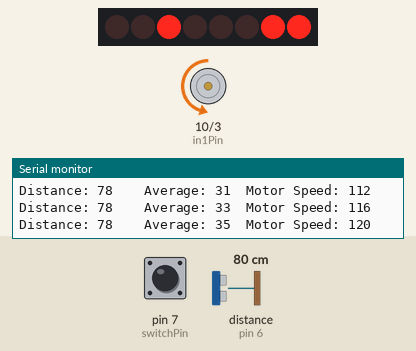
Simulated run of this sketch. Board: Arduino Uno, built with avr-gcc and run on an emulated ATmega328P. Shown: 8 shift-register outputs drawn as a row of LEDs (first output left, lit = HIGH), motor-driver pin pairs drawn as motors (green arrow = first pin HIGH = forward, orange = second pin HIGH = backward, longer = more drive, scaled by the enable pin), the last lines printed to the serial monitor. Wiring (inferred from the names in the program): ultrasonic range finder: trigger pin 5; echo pin 6; shift register (74HC595): data pin 12; shift clock pin 11; latch pin 13. Wiring (inferred from the signals the program sends): row of LEDs: on Q0, Q1, Q2, Q3, Q4, Q5, Q6, Q7. The inputs (shaded band) are chosen by the test bench; at power-on: distance to the obstacle (sensor on pin 6) 80 cm, pin 7 (switchPin) HIGH. The echo pulse lasts 58.3 µs per cm.

Above: at 1.2 s.
1.3 s: distance to the obstacle (sensor on pin 6) set to 2 cm
At 3.93 s:
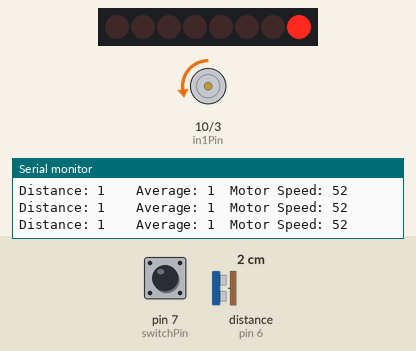
4.1 s: distance to the obstacle (sensor on pin 6) set to 60 cm
At 4.9 s:
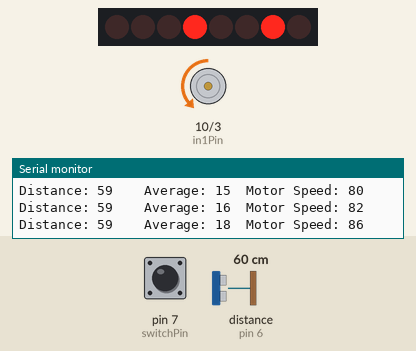
6.0 s: distance to the obstacle (sensor on pin 6) set to 35 cm
At 6.98 s:
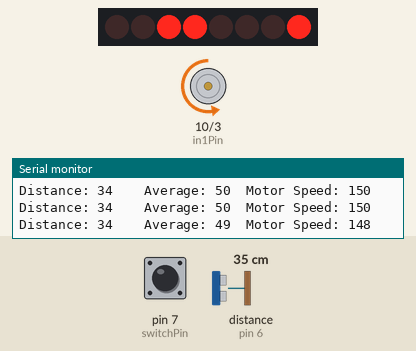
7.7 s: distance to the obstacle (sensor on pin 6) set to 120 cm
At 8.6 s:
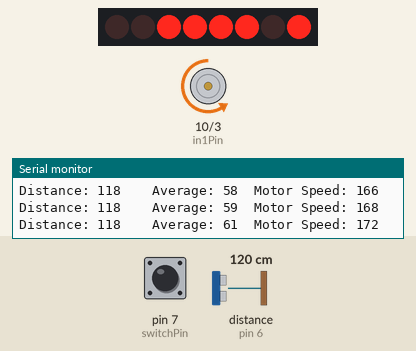
9.9 s: distance to the obstacle (sensor on pin 6) set to 4 cm
At 10.12 s:
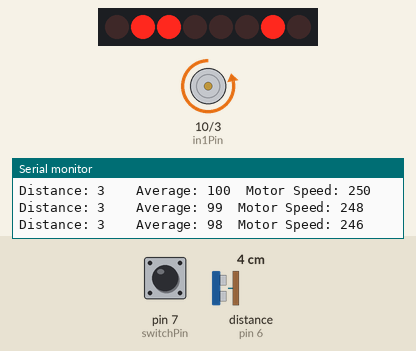
11.8 s: pin 7 (switchPin) pulled LOW for 0.15 s
Timing chart, 0 to 14.5 s (numbered marks = the images above; inputs shaded):
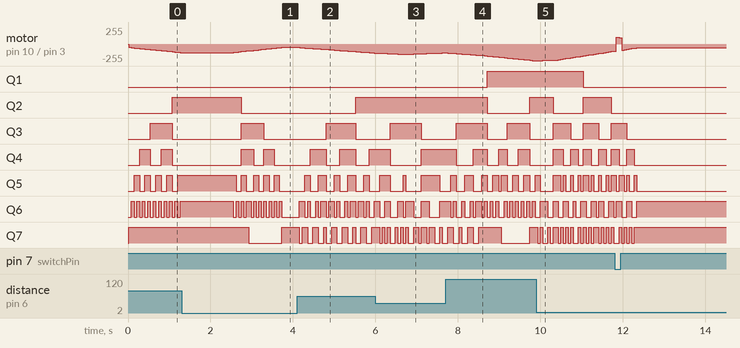

Measured:
- after the input at 4.1 s, motor on pin 10 (in1Pin) / pin 3 (in2Pin): moves from backward 52/255 to backward 136/255 over 1.8 s, starting after 0.06 s; Q2: LOW → HIGH after 1.4 s

The sketch:

MotorinReverse_Ultrasonic.ino
```cpp
int enablePin = 9;
int in1Pin = 10;
int in2Pin = 3;
int switchPin = 7;
const int trigPin = 5;
const int echoPin = 6;
long duration;
int distance;

const int numReadings = 40; //number of readings being used for the average

int readings[numReadings]; //creates an array with the same number of positions as we want numbers to comprise the average
int readIndex = 0; //will be used in place of numReadings, allows comparasin between the two
int total = 0; //will store the sum of numbers in the array at any given point
int average = 0;


int clockPin = 11;
int dataPin = 12;
int latchPin = 13;

void setup()
{
  pinMode(latchPin, OUTPUT);
  pinMode(clockPin, OUTPUT);
  pinMode(dataPin, OUTPUT);
  pinMode(trigPin, OUTPUT);
  pinMode(echoPin, INPUT);
  Serial.begin(9600);

  for (int thisReading = 0; thisReading < numReadings; thisReading++) //calls each spot in the array one by one
  {
    readings[thisReading] = 0; //as each position is called it is set to 0
  }
}

void loop()
{
  pinMode(in1Pin, OUTPUT);
  pinMode(in2Pin, OUTPUT);
  pinMode(enablePin, OUTPUT);
  pinMode(switchPin, INPUT_PULLUP);
  digitalWrite(trigPin, LOW);
  delayMicroseconds(2);
  digitalWrite(trigPin, HIGH);
  delayMicroseconds(10);
  digitalWrite(trigPin, LOW);
  duration = pulseIn(echoPin, HIGH);
  distance = duration * 0.034 / 2; //translates time between send and recieve to distance in cm

  if ((distance < 200) && (distance > 0))
  {
    total = total - readings[readIndex]; //at any specified point in the array, the old value from that spot is subtracted from the sum
    readings[readIndex] = distance; //a new value reading is placed in that same position
    total = total + readings[readIndex]; //the new reading is added into the sum
    readIndex = readIndex + 1; //move to the next position
  }

  if (readIndex >= numReadings)
  {
    readIndex = 0; //compares position of readIndex to maximum position
  }

  average = total / numReadings; //takes sum of #s in array divided by # of positions
  outputBytes(); // will print the value of the average in binary on leds using shift register
  boolean reverse = digitalRead(switchPin); //when switch is pressed, TRUE
  int  motorSpeed = 50 + average * 2; // motor speed increases proportionally to feedout from ultrasonic
  if (motorSpeed >= 255)
  {
    motorSpeed = 255; //motor maxes out at 255
  }
  setMotor(motorSpeed, reverse);
  Serial.print("Distance: ");
  Serial.print(distance);
  Serial.print("    Average: ");
  Serial.print(average);
  Serial.print("  Motor Speed: ");
  Serial.println(motorSpeed);
  delay(50);  // slows down reading enough that binary can be read

}
void outputBytes()
{
  digitalWrite(latchPin, LOW);
  shiftOut(dataPin, clockPin, LSBFIRST, average);
  digitalWrite(latchPin, HIGH);
  delay(10);
}
void setMotor(int motorSpeed, boolean reverse)
{
  analogWrite(enablePin, motorSpeed);
  digitalWrite(in1Pin, ! reverse); //flips the ground and power going to motor so flips direction
  digitalWrite(in2Pin, reverse);
}
```
